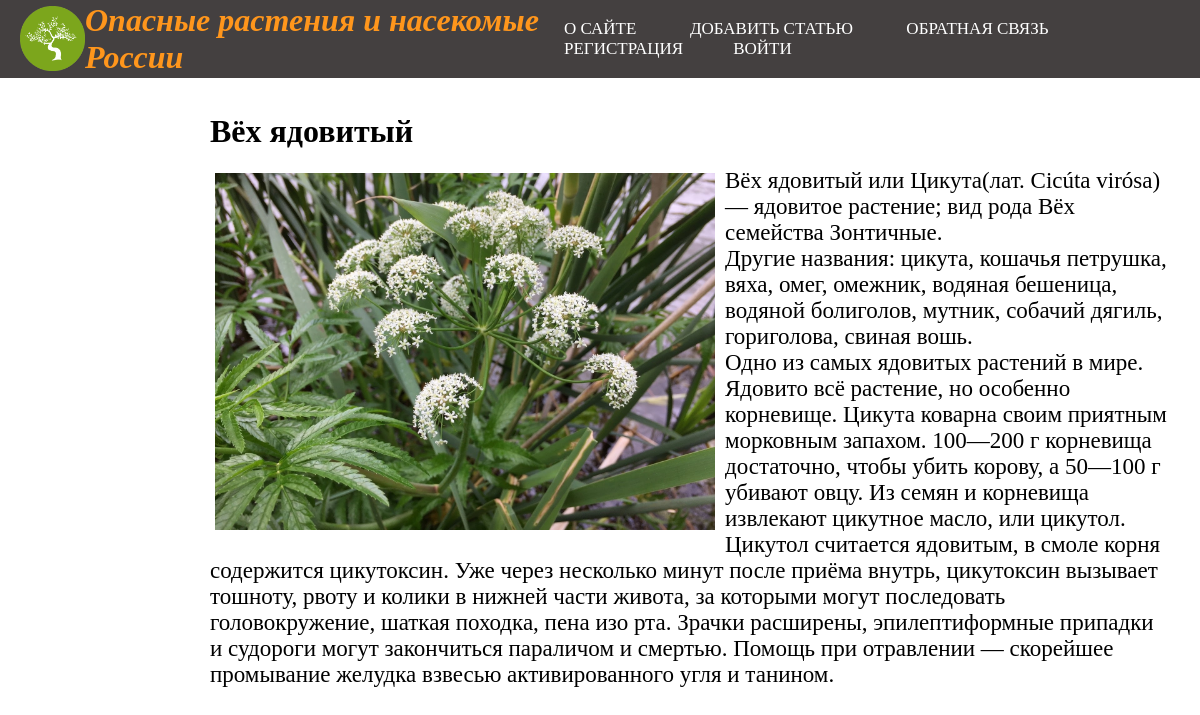
Page /post/veh-yadovityj/ on the committed database.
### main/models.py (models this page shows, shortened)
class Top_5(models.Model):
    title = models.CharField(max_length=100, verbose_name='Название растения или насекомого')
    slug = models.SlugField(max_length=100, unique=True, db_index=True, verbose_name='URL')
    content = models.TextField(verbose_name='Текст статьи')
    photo = models.ImageField(upload_to='photos', verbose_name='Фото')
    time_create = models.DateTimeField(auto_now_add=True, verbose_name='Дата создания')
    time_update = models.DateTimeField(auto_now=True, verbose_name='Дата изменения')
    is_published = models.BooleanField(default=True, verbose_name='Публикация')
    cat = models.ForeignKey('Category', on_delete=models.PROTECT, verbose_name='Категория')
    def __str__(self):
        return self.title
    class Meta:
        verbose_name = 'Топ 5'
        verbose_name_plural = 'Топ 5'
        ordering = ['id']

### main/views.py (the view)
# urls.py: path('post/<slug:post_slug>/', ShowPost.as_view(), name='post'),
class ShowPost(DataMixin, DetailView):
    model = Top_5
    template_name = 'main/post.html'
    slug_url_kwarg = 'post_slug'
    context_object_name = 'post'
    def get_context_data(self, *, object_list=None, **kwargs):
        context = super().get_context_data(**kwargs)
        c_def = self.get_user_context(title=context['post'])
        return dict(list(context.items()) + list(c_def.items()))

### main/utils.py (called while the page is built)
    def get_user_context(self, **kwargs):
        context = kwargs
        cats = Category.objects.all()
        context['menu'] = menu
        context['cats'] = cats
        if 'cat_selected' not in context:
            context['cat_selected'] = 0
        return context

### main/templates/main/post.html
{% extends 'main/base.html' %}
{% block content %}
<div class="container_post">
    <h1>{{post.title}}</h1>
    <br>
    {% if post.photo %}
    <p><img class="article_photo" src="{{post.photo.url}}"></p>
    {% endif %}
    <div class="content_post">
        {{post.content|linebreaks}}
    </div>
</div>
{% endblock %}

### main/static/main/css/style.css (style rules this page uses)
* { margin: 0; padding: 0; box-sizing: border-box; }
img { max-width: 300px; height: auto; margin: 5px 10px 5px 5px; }
.article_photo { max-width: 500px; height: auto; margin: 5px 10px 5px 5px; float: left; }
.container_post { width: 80%; float: right; margin: 5px 30px 5px 5px; }
.content_post { font-size: 23px; }

### rows in the picture
Top_5: title "Вёх ядовитый", photo (picture), content "Вёх ядовитый или Цикута(лат. Cicúta virósa) — ядовитое растение; вид рода Вёх семейства Зонтичные. Другие названия: цикута, кошачья петрушка, вяха, омег, омежник, водяная бешеница, водяной болиголов, мутник, собачий дягиль, гориголова, свиная вошь. Одно из самых ядовитых растений в мире. Ядовито всё растение, но особенно корневище. Цикута коварна своим приятным морковным запахом. 100—200 г корневища достаточно, чтобы убить корову, а 50—100 г убивают овцу. Из семян и корневища извлекают цикутное масло, или цикутол. Цикутол считается ядовитым, в смоле корня содержится цикутоксин. Уже через несколько минут после приёма внутрь, цикутоксин вызывает тошноту, рвоту и колики в нижней части живота,…"

### other values in the picture
{{ m.title }} "О САЙТЕ" "ДОБАВИТЬ СТАТЬЮ" "ОБРАТНАЯ СВЯЗЬ"
